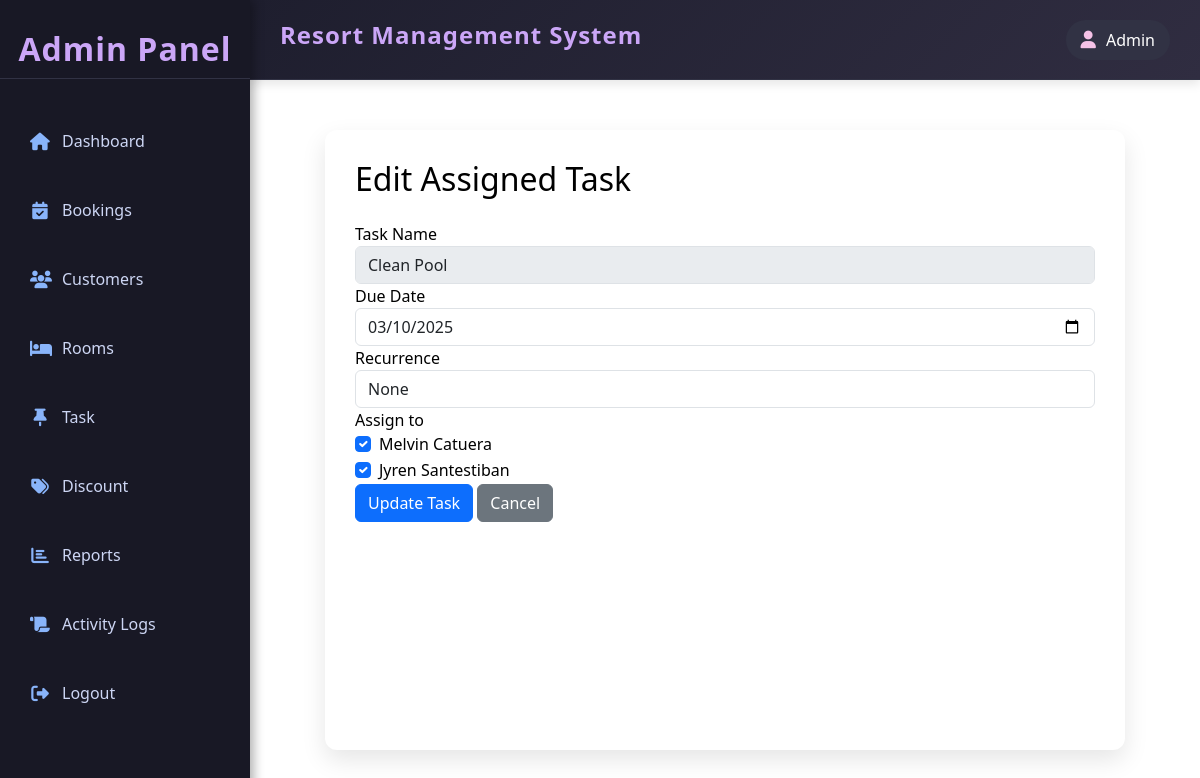
Page /admin/task/assign_edit.php?id=7 (signed in) on the earlier database version.
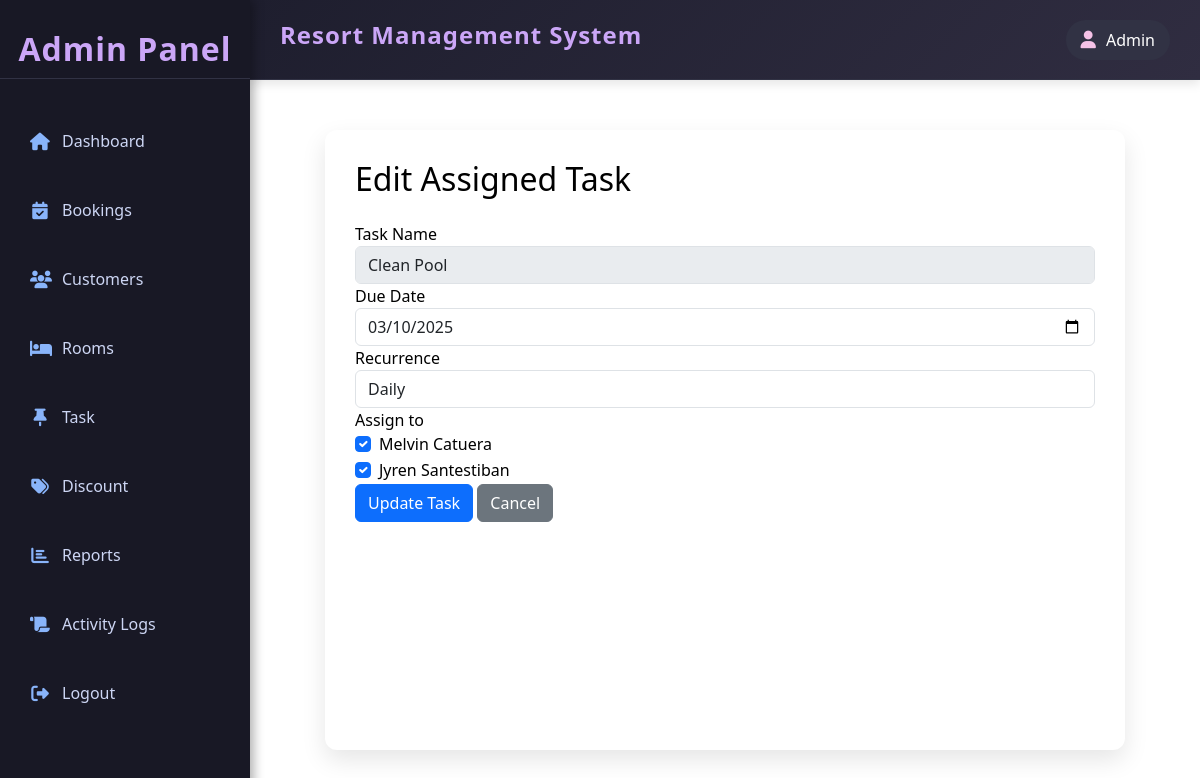
Same page on the later database version.
### tables this page shows
CREATE TABLE IF NOT EXISTS `tasks` (
  `id` int(11) NOT NULL AUTO_INCREMENT,
  `title` varchar(255) NOT NULL,
  `description` text DEFAULT NULL,
  `priority` enum('Low','Medium','High') NOT NULL,
  `status` enum('Pending','In Progress','Completed','Cancelled') NOT NULL DEFAULT 'Pending',
  `due_date` date NOT NULL,
  `recurrence` enum('None','Daily','Weekly','Monthly') DEFAULT 'None',
  `template_id` int(11) NOT NULL,
  `created_at` timestamp NOT NULL DEFAULT current_timestamp(),
  `updated_at` timestamp NOT NULL DEFAULT current_timestamp() ON UPDATE current_timestamp(),
  PRIMARY KEY (`id`),
  KEY `template_id` (`template_id`)
);

### admin/task/assign_edit.php (the view, shortened to what this page needs)
<?php
include('../../resources/database/config.php');
$task_id = $_GET['id'];
$sql = "SELECT * FROM tasks WHERE id = ?";
$stmt = mysqli_prepare($conn, $sql);
mysqli_stmt_bind_param($stmt, 'i', $task_id);
mysqli_stmt_execute($stmt);
$result = mysqli_stmt_get_result($stmt);
$task = mysqli_fetch_assoc($result);
$staff_sql = "SELECT a.account_id AS id, CONCAT(u.fname, ' ', u.lname) AS name FROM account a INNER JOIN user u USING(account_id) WHERE role = 'staff'";
$staff_result = mysqli_query($conn, $staff_sql);
$current_assignees_sql = "SELECT staff_id FROM task_assignees WHERE task_id = ?";
$current_assignees_stmt = mysqli_prepare($conn, $current_assignees_sql);
mysqli_stmt_bind_param($current_assignees_stmt, 'i', $task_id);
mysqli_stmt_execute($current_assignees_stmt);
$current_assignees_result = mysqli_stmt_get_result($current_assignees_stmt);
$current_assignees = [];
while ($row = mysqli_fetch_assoc($current_assignees_result)) {
    $current_assignees[] = $row['staff_id'];
}
include ('../includes/template.php');
?>
<!DOCTYPE html>
<html lang="en">
<head>
    <link rel="stylesheet" href="https://cdn.jsdelivr.net/npm/bootstrap@5.3.0/dist/css/bootstrap.min.css">
    <link rel="stylesheet" href="https://cdnjs.cloudflare.com/ajax/libs/font-awesome/6.4.2/css/all.min.css">
</head>
<body>
    <div class="content">
        <h2 class="mb-4">Edit Assigned Task</h2>
        <form action="assign_edit.php?id=<?php echo $task_id; ?>" method="post">
            <div class="form-group">
                <label for="task_name">Task Name</label>
                <input type="text" class="form-control" id="task_name" name="task_name" value="<?php echo htmlspecialchars($task['title']); ?>" disabled>
            </div>
            <div class="form-group">
                <label for="due_date">Due Date</label>
                <input type="date" class="form-control" id="due_date" name="due_date" value="<?php echo htmlspecialchars($task['due_date']); ?>" required>
            </div>
            <div class="form-group">
                <label for="recurrence">Recurrence</label>
                <select class="form-control" id="recurrence" name="recurrence" required>
                    <option value="None" <?php echo ($task['recurrence'] == 'None' ? 'selected' : ''); ?>>None</option>
                    <option value="Daily" <?php echo ($task['recurrence'] == 'Daily' ? 'selected' : ''); ?>>Daily</option>
                </select>
            </div>
            <div class="form-group">
                <label for="assignees">Assign to</label>
                <div id="assignees">
                    <?php while ($staff = mysqli_fetch_assoc($staff_result)): ?>
                        <div class="form-check">
                            <input class="form-check-input" type="checkbox" name="assignees[]" value="<?php echo htmlspecialchars($staff['id']); ?>" id="staff-<?php echo $staff['id']; ?>" <?php echo in_array($staff['id'], $current_assignees) ? 'checked' : ''; ?>>
                            <label class="form-check-label" for="staff-<?php echo $staff['id']; ?>">
                                <?php echo htmlspecialchars($staff['name']); ?>
                            </label>
                        </div>
                    <?php endwhile; ?>
                </div>
            </div>
            <button type="submit" class="btn btn-primary">Update Task</button>
            <a href="task_assigned_list.php" class="btn btn-secondary">Cancel</a>
        </form>
    </div>
</body>
</html>

Differences in the rows shown:
changed tasks "Clean Pool": recurrence "None" → "Daily"
